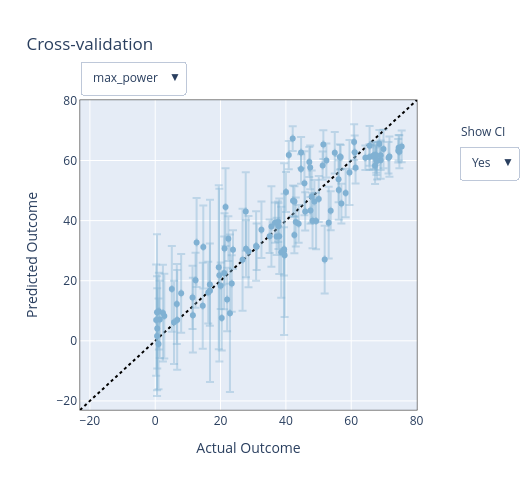

Source (notebook cell):
### Code cell
# Cross-validation plots
cv_results = cross_validate(model)
print('current r_squared is: ', al.calculate_r_squared(cv_results))
render(interact_cross_validation(cv_results))

### Figure 1 — Plotly figure (JSON) as saved in the notebook; plotly's stock layout.template omitted (floating-point values rounded to 4 significant figures)
{"data": [{"hoverinfo": "none", "line": {"color": "black", "dash": "dot", "width": 2}, "mode": "lines", "showlegend": false, "visible": true, "x": [-23.02, 80.14], "y": [-23.02, 80.14], "type": "scatter"}, {"error_x": {"array": [null, null, null, null, null, null, null, null, null, null, null, null, null, null, null, null, null, null, null, null, null, null, null, null, null, null, null, null, null, null, null, null, null, null, null, null, null, null, null, null, null, null, null, null, null, null, null, null, null, null, null, null, null, null, null, null, null, null, null, null, null, null, null, null, null, null, null, null, null, null, null, null, null, null, null, null, null, null, null, null, null, null, null, null, null, null, null, null, null, null, null, null, null, null, null, null, null, null, null, null, null, null, null, null, null, null, null, null, null, null], "color": "rgba(128,177,211,0.4)", "type": "data"}, "error_y": {"array": [11.54, 10.53, 13.68, 12.86, 13.12, 14.13, 11.84, 16.11, 11.27, 13.37, 11.94, 13.07, 15.09, 12.94, 8.091, 10.86, 9.463, 12.44, 8.154, 9.16, 8.694, 10.58, 10.27, 18.54, 9.383, 13.37, 19.91, 13.35, 26.21, 9.392, 8.037, 15.16, 11.74, 16.59, 12.77, 7.577, 9.148, 12.08, 13.85, 14.26, 4.448, 6.453, 7.681, 6.062, 6.661, 6.344, 9.373, 6.286, 7.076, 6.734, 6.615, 7.428, 12.57, 7.725, 6.685, 5.034, 5.546, 6.49, 7.639, 6.176, 30.29, 28.55, 28.76, 20.5, 16.98, 27.29, 14.82, 13.84, 25.94, 7.732, 3.414, 4.581, 6.132, 3.903, 4.684, 4.833, 4.89, 5.252, 6.189, 4.239, 6.064, 4.26, 5.132, 5.592, 7.291, 4.627, 4.094, 9.913, 4.487, 6.926, 4.097, 14.33, 5.299, 5.496, 4.22, 6.41, 4.52, 5.92, 5.183, 4.928, 3.997, 10.84, 5.017, 6.582, 4.765, 5.199, 6.688, 5.639, 10.64, 4.704], "color": "rgba(128,177,211,0.4)", "type": "data"}, "hoverinfo": "text", "marker": {"color": "rgba(128,177,211,1)"}, "mode": "markers", "name": "In-sample", "showlegend": true, "text": ["<b>Arm 0_0</b><br><br>Actual Outcome: 30.88 [nan, nan]<br>Predicted Outcome: 31.572 [20.030, 43.114]<br><br><em>Parameterization:</em><br>Pd: 0.202<br>Pt: 0.02<br>Cu: 0.007<br>Au: 0.095<br>Ir: 0.056<br>Ce: 0.146<br>Nb: 0.092", "<b>Arm 0_1</b><br><br>Actual Outcome: 11.42 [nan, nan]<br>Predicted Outcome: 14.452 [3.921, 24.984]<br><br><em>Parameterization:</em><br>Pd: 0.11<br>Pt: 0.052<br>Cu: 0.172<br>Au: 0.115<br>Ir: 0.122<br>Ce: 0.121<br>Nb: 0.273", "<b>Arm 0_2</b><br><br>Actual Outcome: 16.73 [nan, nan]<br>Predicted Outcome: 18.705 [5.027, 32.382]<br><br><em>Parameterization:</em><br>Pd: 0.159<br>Pt: 0.044<br>Cu: 0.032<br>Au: 0.021<br>Ir: 0.224<br>Ce: 0.305<br>Nb: 0.025", "<b>Arm 0_3</b><br><br>Actual Outcome: 1.412 [nan, nan]<br>Predicted Outcome: 7.127 [-5.736, 19.990]<br><br><em>Parameterization:</em><br>Pd: 0.024<br>Pt: 0.065<br>Cu: 0.159<br>Au: 0.298<br>Ir: 0.044<br>Ce: 0.185<br>Nb: 0.151", "<b>Arm 0_4</b><br><br>Actual Outcome: 7.948 [nan, nan]<br>Predicted Outcome: 15.79 [2.672, 28.907]<br><br><em>Parameterization:</em><br>Pd: 0.121<br>Pt: 0.227<br>Cu: 0.16<br>Au: 0.016<br>Ir: 0.131<br>Ce: 0.01<br>Nb: 0.167", "<b>Arm 0_5</b><br><br>Actual Outcome: 2.785 [nan, nan]<br>Predicted Outcome: 8.221 [-5.908, 22.349]<br><br><em>Parameterization:</em><br>Pd: 0.008<br>Pt: 0.033<br>Cu: 0.15<br>Au: 0.51<br>Ir: 0.075<br>Ce: 0.027<br>Nb: 0.112", "<b>Arm 0_6</b><br><br>Actual Outcome: 28.56 [nan, nan]<br>Predicted Outcome: 29.693 [17.853, 41.533]<br><br><em>Parameterization:</em><br>Pd: 0.223<br>Pt: 0.083<br>Cu: 0.206<br>Au: 0.183<br>Ir: 0.196<br>Ce: 0.0<br>Nb: 0.015", "<b>Arm 0_7</b><br><br>Actual Outcome: 2.365 [nan, nan]<br>Predicted Outcome: 9.228 [-6.881, 25.337]<br><br><em>Parameterization:</em><br>Pd: 0.006<br>Pt: 0.255<br>Cu: 0.01<br>Au: 0.068<br>Ir: 0.117<br>Ce: 0.227<br>Nb: 0.186", "<b>Arm 0_8</b><br><br>Actual Outcome: 51.88 [nan, nan]<br>Predicted Outcome: 27.051 [15.783, 38.319]<br><br><em>Parameterization:</em><br>Pd: 0.169<br>Pt: 0.186<br>Cu: 0.001<br>Au: 0.314<br>Ir: 0.143<br>Ce: 0.032<br>Nb: 0.107", "<b>Arm 0_9</b><br><br>Actual Outcome: 35.57 [nan, nan]<br>Predicted Outcome: 38.03 [24.663, 51.398]<br><br><em>Parameterization:</em><br>Pd: 0.25<br>Pt: 0.032<br>Cu: 0.054<br>Au: 0.475<br>Ir: 0.062<br>Ce: 0.065<br>Nb: 0.015", "<b>Arm 0_10</b><br><br>Actual Outcome: 53.11 [nan, nan]<br>Predicted Outcome: 39.313 [27.372, 51.255]<br><br><em>Parameterization:</em><br>Pd: 0.404<br>Pt: 0.05<br>Cu: 0.136<br>Au: 0.003<br>Ir: 0.327<br>Ce: 0.026<br>Nb: 0.006", "<b>Arm 0_11</b><br><br>Actual Outcome: 27.72 [nan, nan]<br>Predicted Outcome: 43.054 [29.980, 56.127]<br><br><em>Parameterization:</em><br>Pd: 0.229<br>Pt: 0.253<br>Cu: 0.037<br>Au: 0.221<br>Ir: 0.014<br>Ce: 0.049<br>Nb: 0.101", "<b>Arm 0_12</b><br><br>Actual Outcome: 1.007 [nan, nan]<br>Predicted Outcome: -1.026 [-16.113, 14.062]<br><br><em>Parameterization:</em><br>Pd: 0.008<br>Pt: 0.081<br>Cu: 0.249<br>Au: 0.028<br>Ir: 0.175<br>Ce: 0.213<br>Nb: 0.21", "<b>Arm 0_13</b><br><br>Actual Outcome: 21.53 [nan, nan]<br>Predicted Outcome: 44.512 [31.575, 57.450]<br><br><em>Parameterization:</em><br>Pd: 0.307<br>Pt: 0.111<br>Cu: 0.186<br>Au: 0.016<br>Ir: 0.08<br>Ce: 0.174<br>Nb: 0.016", "<b>Arm 0_14</b><br><br>Actual Outcome: 58.3 [nan, nan]<br>Predicted Outcome: 49.197 [41.106, 57.289]<br><br><em>Parameterization:</em><br>Pd: 0.381<br>Pt: 0.08<br>Cu: 0.009<br>Au: 0.004<br>Ir: 0.02<br>Ce: 0.086<br>Nb: 0.338", "<b>Arm 0_15</b><br><br>Actual Outcome: 20.36 [nan, nan]<br>Predicted Outcome: 7.599 [-3.258, 18.456]<br><br><em>Parameterization:</em><br>Pd: 0.033<br>Pt: 0.019<br>Cu: 0.042<br>Au: 0.194<br>Ir: 0.066<br>Ce: 0.078<br>Nb: 0.129", "<b>Arm 0_16</b><br><br>Actual Outcome: 27.79 [nan, nan]<br>Predicted Outcome: 30.644 [21.181, 40.108]<br><br><em>Parameterization:</em><br>Pd: 0.185<br>Pt: 0.17<br>Cu: 0.092<br>Au: 0.107<br>Ir: 0.013<br>Ce: 0.069<br>Nb: 0.033", "<b>Arm 0_17</b><br><br>Actual Outcome: 11.53 [nan, nan]<br>Predicted Outcome: 8.52 [-3.915, 20.956]<br><br><em>Parameterization:</em><br>Pd: 0.072<br>Pt: 0.01<br>Cu: 0.264<br>Au: 0.064<br>Ir: 0.186<br>Ce: 0.017<br>Nb: 0.022", "<b>Arm 0_18</b><br><br>Actual Outcome: 43.03 [nan, nan]<br>Predicted Outcome: 39.58 [31.426, 47.734]<br><br><em>Parameterization:</em><br>Pd: 0.266<br>Pt: 0.048<br>Cu: 0.105<br>Au: 0.198<br>Ir: 0.158<br>Ce: 0.036<br>Nb: 0.066", "<b>Arm 0_19</b><br><br>Actual Outcome: 12.35 [nan, nan]<br>Predicted Outcome: 20.186 [11.026, 29.346]<br><br><em>Parameterization:</em><br>Pd: 0.103<br>Pt: 0.085<br>Cu: 0.049<br>Au: 0.112<br>Ir: 0.288<br>Ce: 0.061<br>Nb: 0.074", "<b>Arm 1_0</b><br><br>Actual Outcome: 47.9 [nan, nan]<br>Predicted Outcome: 47.996 [39.303, 56.690]<br><br><em>Parameterization:</em><br>Pd: 0.381<br>Pt: 0.049<br>Cu: 0.128<br>Au: 0.067<br>Ir: 0.121<br>Ce: 0.076<br>Nb: 0.151", "<b>Arm 1_1</b><br><br>Actual Outcome: 22.02 [nan, nan]<br>Predicted Outcome: 13.762 [3.184, 24.340]<br><br><em>Parameterization:</em><br>Pd: 0.086<br>Pt: 0.019<br>Cu: 0.085<br>Au: 0.303<br>Ir: 0.266<br>Ce: 0.116<br>Nb: 0.068", "<b>Arm 1_2</b><br><br>Actual Outcome: 16.24 [nan, nan]<br>Predicted Outcome: 16.046 [5.777, 26.314]<br><br><em>Parameterization:</em><br>Pd: 0.129<br>Pt: 0.005<br>Cu: 0.211<br>Au: 0.075<br>Ir: 0.154<br>Ce: 0.041<br>Nb: 0.073", "<b>Arm 1_3</b><br><br>Actual Outcome: 0.296 [nan, nan]<br>Predicted Outcome: 6.893 [-11.646, 25.432]<br><br><em>Parameterization:</em><br>Pd: 0.019<br>Pt: 0.028<br>Cu: 0.117<br>Au: 0.001<br>Ir: 0.005<br>Ce: 0.331<br>Nb: 0.343", "<b>Arm 1_4</b><br><br>Actual Outcome: 32.52 [nan, nan]<br>Predicted Outcome: 36.942 [27.559, 46.325]<br><br><em>Parameterization:</em><br>Pd: 0.19<br>Pt: 0.142<br>Cu: 0.046<br>Au: 0.289<br>Ir: 0.19<br>Ce: 0.012<br>Nb: 0.03", "<b>Arm 1_5</b><br><br>Actual Outcome: 0.624 [nan, nan]<br>Predicted Outcome: 4.119 [-9.252, 17.490]<br><br><em>Parameterization:</em><br>Pd: 0.022<br>Pt: 0.132<br>Cu: 0.157<br>Au: 0.082<br>Ir: 0.328<br>Ce: 0.081<br>Nb: 0.017", "<b>Arm 1_6</b><br><br>Actual Outcome: 0.567 [nan, nan]<br>Predicted Outcome: 1.571 [-18.335, 21.476]<br><br><em>Parameterization:</em><br>Pd: 0.013<br>Pt: 0.303<br>Cu: 0.198<br>Au: 0.035<br>Ir: 0.043<br>Ce: 0.032<br>Nb: 0.307", "<b>Arm 1_7</b><br><br>Actual Outcome: 6.613 [nan, nan]<br>Predicted Outcome: 12.247 [-1.100, 25.593]<br><br><em>Parameterization:</em><br>Pd: 0.021<br>Pt: 0.087<br>Cu: 0.067<br>Au: 0.47<br>Ir: 0.138<br>Ce: 0.004<br>Nb: 0.152", "<b>Arm 1_8</b><br><br>Actual Outcome: 22.88 [nan, nan]<br>Predicted Outcome: 9.173 [-17.041, 35.388]<br><br><em>Parameterization:</em><br>Pd: 0.045<br>Pt: 0.019<br>Cu: 0.012<br>Au: 0.116<br>Ir: 0.14<br>Ce: 0.594<br>Nb: 0.02", "<b>Arm 1_9</b><br><br>Actual Outcome: 23.43 [nan, nan]<br>Predicted Outcome: 19.06 [9.668, 28.452]<br><br><em>Parameterization:</em><br>Pd: 0.121<br>Pt: 0.126<br>Cu: 0.063<br>Au: 0.021<br>Ir: 0.035<br>Ce: 0.128<br>Nb: 0.165", "<b>Arm 1_10</b><br><br>Actual Outcome: 39.39 [nan, nan]<br>Predicted Outcome: 29.78 [21.743, 37.817]<br><br><em>Parameterization:</em><br>Pd: 0.169<br>Pt: 0.071<br>Cu: 0.042<br>Au: 0.215<br>Ir: 0.105<br>Ce: 0.135<br>Nb: 0.045", "<b>Arm 1_11</b><br><br>Actual Outcome: 38.58 [nan, nan]<br>Predicted Outcome: 29.478 [14.321, 44.635]<br><br><em>Parameterization:</em><br>Pd: 0.275<br>Pt: 0.151<br>Cu: 0.05<br>Au: 0.066<br>Ir: 0.027<br>Ce: 0.316<br>Nb: 0.004", "<b>Arm 1_12</b><br><br>Actual Outcome: 21.22 [nan, nan]<br>Predicted Outcome: 30.697 [18.958, 42.436]<br><br><em>Parameterization:</em><br>Pd: 0.199<br>Pt: 0.098<br>Cu: 0.002<br>Au: 0.128<br>Ir: 0.178<br>Ce: 0.293<br>Nb: 0.08", "<b>Arm 1_13</b><br><br>Actual Outcome: 6.728 [nan, nan]<br>Predicted Outcome: 6.944 [-9.649, 23.538]<br><br><em>Parameterization:</em><br>Pd: 0.016<br>Pt: 0.138<br>Cu: 0.013<br>Au: 0.152<br>Ir: 0.055<br>Ce: 0.054<br>Nb: 0.534", "<b>Arm 1_14</b><br><br>Actual Outcome: 1.108 [nan, nan]<br>Predicted Outcome: 9.86 [-2.910, 22.629]<br><br><em>Parameterization:</em><br>Pd: 0.01<br>Pt: 0.075<br>Cu: 0.01<br>Au: 0.028<br>Ir: 0.019<br>Ce: 0.108<br>Nb: 0.228", "<b>Arm 1_15</b><br><br>Actual Outcome: 37.73 [nan, nan]<br>Predicted Outcome: 38.162 [30.585, 45.740]<br><br><em>Parameterization:</em><br>Pd: 0.217<br>Pt: 0.131<br>Cu: 0.095<br>Au: 0.209<br>Ir: 0.09<br>Ce: 0.1<br>Nb: 0.106", "<b>Arm 1_16</b><br><br>Actual Outcome: 48.16 [nan, nan]<br>Predicted Outcome: 39.986 [30.837, 49.134]<br><br><em>Parameterization:</em><br>Pd: 0.265<br>Pt: 0.119<br>Cu: 0.08<br>Au: 0.021<br>Ir: 0.237<br>Ce: 0.01<br>Nb: 0.056", "<b>Arm 1_17</b><br><br>Actual Outcome: 21.1 [nan, nan]<br>Predicted Outcome: 22.603 [10.522, 34.683]<br><br><em>Parameterization:</em><br>Pd: 0.153<br>Pt: 0.018<br>Cu: 0.147<br>Au: 0.423<br>Ir: 0.003<br>Ce: 0.066<br>Nb: 0.055", "<b>Arm 1_18</b><br><br>Actual Outcome: 5.759 [nan, nan]<br>Predicted Outcome: 6.147 [-7.705, 19.999]<br><br><em>Parameterization:</em><br>Pd: 0.041<br>Pt: 0.029<br>Cu: 0.269<br>Au: 0.039<br>Ir: 0.367<br>Ce: 0.066<br>Nb: 0.133", "<b>Arm 1_19</b><br><br>Actual Outcome: 5.087 [nan, nan]<br>Predicted Outcome: 17.262 [3.001, 31.524]<br><br><em>Parameterization:</em><br>Pd: 0.071<br>Pt: 0.007<br>Cu: 0.025<br>Au: 0.199<br>Ir: 0.389<br>Ce: 0.028<br>Nb: 0.054", "<b>Arm 2_0</b><br><br>Actual Outcome: 47.53 [nan, nan]<br>Predicted Outcome: 43.397 [38.950, 47.845]<br><br><em>Parameterization:</em><br>Pd: 0.411<br>Pt: 0.064<br>Cu: 0.0<br>Au: 0.052<br>Ir: 0.192<br>Ce: 0.0<br>Nb: 0.229", "<b>Arm 2_1</b><br><br>Actual Outcome: 23.81 [nan, nan]<br>Predicted Outcome: 30.342 [23.889, 36.795]<br><br><em>Parameterization:</em><br>Pd: 0.429<br>Pt: 0.0<br>Cu: 0.0<br>Au: 0.0<br>Ir: 0.152<br>Ce: 0.0<br>Nb: 0.172", "<b>Arm 2_2</b><br><br>Actual Outcome: 56.13 [nan, nan]<br>Predicted Outcome: 53.791 [46.110, 61.472]<br><br><em>Parameterization:</em><br>Pd: 0.431<br>Pt: 0.146<br>Cu: 0.0<br>Au: 0.0<br>Ir: 0.209<br>Ce: 0.0<br>Nb: 0.214", "<b>Arm 2_3</b><br><br>Actual Outcome: 42.6 [nan, nan]<br>Predicted Outcome: 35.202 [29.140, 41.263]<br><br><em>Parameterization:</em><br>Pd: 0.399<br>Pt: 0.016<br>Cu: 0.0<br>Au: 0.084<br>Ir: 0.184<br>Ce: 0.0<br>Nb: 0.317", "<b>Arm 2_4</b><br><br>Actual Outcome: 40.03 [nan, nan]<br>Predicted Outcome: 49.515 [42.854, 56.177]<br><br><em>Parameterization:</em><br>Pd: 0.409<br>Pt: 0.09<br>Cu: 0.0<br>Au: 0.137<br>Ir: 0.227<br>Ce: 0.0<br>Nb: 0.136", "<b>Arm 2_5</b><br><br>Actual Outcome: 45.91 [nan, nan]<br>Predicted Outcome: 43.056 [36.712, 49.400]<br><br><em>Parameterization:</em><br>Pd: 0.402<br>Pt: 0.072<br>Cu: 0.0<br>Au: 0.0<br>Ir: 0.256<br>Ce: 0.0<br>Nb: 0.269", "<b>Arm 2_6</b><br><br>Actual Outcome: 49.25 [nan, nan]<br>Predicted Outcome: 39.87 [30.496, 49.243]<br><br><em>Parameterization:</em><br>Pd: 0.294<br>Pt: 0.11<br>Cu: 0.17<br>Au: 0.0<br>Ir: 0.173<br>Ce: 0.094<br>Nb: 0.158", "<b>Arm 2_7</b><br><br>Actual Outcome: 43.91 [nan, nan]<br>Predicted Outcome: 38.943 [32.658, 45.229]<br><br><em>Parameterization:</em><br>Pd: 0.457<br>Pt: 0.046<br>Cu: 0.0<br>Au: 0.081<br>Ir: 0.118<br>Ce: 0.0<br>Nb: 0.297", "<b>Arm 2_8</b><br><br>Actual Outcome: 48.72 [nan, nan]<br>Predicted Outcome: 46.403 [39.327, 53.479]<br><br><em>Parameterization:</em><br>Pd: 0.467<br>Pt: 0.062<br>Cu: 0.0<br>Au: 0.0<br>Ir: 0.162<br>Ce: 0.079<br>Nb: 0.23", "<b>Arm 2_9</b><br><br>Actual Outcome: 37.66 [nan, nan]<br>Predicted Outcome: 39.594 [32.860, 46.328]<br><br><em>Parameterization:</em><br>Pd: 0.389<br>Pt: 0.046<br>Cu: 0.0<br>Au: 0.0<br>Ir: 0.15<br>Ce: 0.0<br>Nb: 0.362", "<b>Arm 2_10</b><br><br>Actual Outcome: 56.99 [nan, nan]<br>Predicted Outcome: 45.695 [39.080, 52.310]<br><br><em>Parameterization:</em><br>Pd: 0.439<br>Pt: 0.059<br>Cu: 0.0<br>Au: 0.165<br>Ir: 0.153<br>Ce: 0.046<br>Nb: 0.138", "<b>Arm 2_11</b><br><br>Actual Outcome: 22.39 [nan, nan]<br>Predicted Outcome: 34.002 [26.574, 41.431]<br><br><em>Parameterization:</em><br>Pd: 0.405<br>Pt: 0.015<br>Cu: 0.0<br>Au: 0.0<br>Ir: 0.254<br>Ce: 0.0<br>Nb: 0.058", "<b>Arm 2_12</b><br><br>Actual Outcome: 37.97 [nan, nan]<br>Predicted Outcome: 34.775 [22.204, 47.346]<br><br><em>Parameterization:</em><br>Pd: 0.346<br>Pt: 0.011<br>Cu: 0.0<br>Au: 0.181<br>Ir: 0.024<br>Ce: 0.0<br>Nb: 0.439", "<b>Arm 2_13</b><br><br>Actual Outcome: 31.05 [nan, nan]<br>Predicted Outcome: 31.306 [23.581, 39.031]<br><br><em>Parameterization:</em><br>Pd: 0.429<br>Pt: 0.0<br>Cu: 0.0<br>Au: 0.0<br>Ir: 0.264<br>Ce: 0.015<br>Nb: 0.291", "<b>Arm 2_14</b><br><br>Actual Outcome: 36.66 [nan, nan]<br>Predicted Outcome: 39.312 [32.627, 45.997]<br><br><em>Parameterization:</em><br>Pd: 0.376<br>Pt: 0.043<br>Cu: 0.0<br>Au: 0.014<br>Ir: 0.124<br>Ce: 0.0<br>Nb: 0.147", "<b>Arm 2_15</b><br><br>Actual Outcome: 42.62 [nan, nan]<br>Predicted Outcome: 46.378 [41.344, 51.412]<br><br><em>Parameterization:</em><br>Pd: 0.414<br>Pt: 0.055<br>Cu: 0.0<br>Au: 0.062<br>Ir: 0.208<br>Ce: 0.049<br>Nb: 0.211", "<b>Arm 2_16</b><br><br>Actual Outcome: 35.03 [nan, nan]<br>Predicted Outcome: 34.804 [29.259, 40.350]<br><br><em>Parameterization:</em><br>Pd: 0.408<br>Pt: 0.008<br>Cu: 0.0<br>Au: 0.037<br>Ir: 0.212<br>Ce: 0.027<br>Nb: 0.193", "<b>Arm 2_17</b><br><br>Actual Outcome: 53.72 [nan, nan]<br>Predicted Outcome: 43.278 [36.787, 49.768]<br><br><em>Parameterization:</em><br>Pd: 0.444<br>Pt: 0.081<br>Cu: 0.0<br>Au: 0.001<br>Ir: 0.148<br>Ce: 0.005<br>Nb: 0.1", "<b>Arm 2_18</b><br><br>Actual Outcome: 50.07 [nan, nan]<br>Predicted Outcome: 47.211 [39.572, 54.849]<br><br><em>Parameterization:</em><br>Pd: 0.292<br>Pt: 0.109<br>Cu: 0.074<br>Au: 0.111<br>Ir: 0.271<br>Ce: 0.054<br>Nb: 0.085", "<b>Arm 2_19</b><br><br>Actual Outcome: 37.16 [nan, nan]<br>Predicted Outcome: 34.742 [28.567, 40.918]<br><br><em>Parameterization:</em><br>Pd: 0.384<br>Pt: 0.01<br>Cu: 0.0<br>Au: 0.091<br>Ir: 0.215<br>Ce: 0.0<br>Nb: 0.173", "<b>Arm 3_0</b><br><br>Actual Outcome: 16.77 [nan, nan]<br>Predicted Outcome: 16.622 [-13.668, 46.912]<br><br><em>Parameterization:</em><br>Pd: 1.0<br>Pt: 0.0<br>Cu: 0.0<br>Au: 0.0<br>Ir: 0.0<br>Ce: 0.0<br>Nb: 0.0", "<b>Arm 3_1</b><br><br>Actual Outcome: 39.46 [nan, nan]<br>Predicted Outcome: 30.508 [1.954, 59.063]<br><br><em>Parameterization:</em><br>Pd: 0.5<br>Pt: 0.5<br>Cu: 0.0<br>Au: 0.0<br>Ir: 0.0<br>Ce: 0.0<br>Nb: 0.0", "<b>Arm 3_2</b><br><br>Actual Outcome: 19.64 [nan, nan]<br>Predicted Outcome: 21.849 [-6.912, 50.610]<br><br><em>Parameterization:</em><br>Pd: 0.5<br>Pt: 0.0<br>Cu: 0.5<br>Au: 0.0<br>Ir: 0.0<br>Ce: 0.0<br>Nb: 0.0", "<b>Arm 3_3</b><br><br>Actual Outcome: 39.61 [nan, nan]<br>Predicted Outcome: 28.438 [7.937, 48.939]<br><br><em>Parameterization:</em><br>Pd: 0.5<br>Pt: 0.0<br>Cu: 0.0<br>Au: 0.5<br>Ir: 0.0<br>Ce: 0.0<br>Nb: 0.0", "<b>Arm 3_4</b><br><br>Actual Outcome: 26.74 [nan, nan]<br>Predicted Outcome: 26.989 [10.009, 43.969]<br><br><em>Parameterization:</em><br>Pd: 0.5<br>Pt: 0.0<br>Cu: 0.0<br>Au: 0.0<br>Ir: 0.5<br>Ce: 0.0<br>Nb: 0.0", "<b>Arm 3_5</b><br><br>Actual Outcome: 19.45 [nan, nan]<br>Predicted Outcome: 24.469 [-2.819, 51.758]<br><br><em>Parameterization:</em><br>Pd: 0.5<br>Pt: 0.0<br>Cu: 0.0<br>Au: 0.0<br>Ir: 0.0<br>Ce: 0.5<br>Nb: 0.0", "<b>Arm 3_6</b><br><br>Actual Outcome: 12.67 [nan, nan]<br>Predicted Outcome: 32.707 [17.885, 47.528]<br><br><em>Parameterization:</em><br>Pd: 0.5<br>Pt: 0.0<br>Cu: 0.0<br>Au: 0.0<br>Ir: 0.0<br>Ce: 0.0<br>Nb: 0.5", "<b>Arm 3_7</b><br><br>Actual Outcome: 14.72 [nan, nan]<br>Predicted Outcome: 31.218 [17.380, 45.056]<br><br><em>Parameterization:</em><br>Pd: 0.5<br>Pt: 0.0<br>Cu: 0.0<br>Au: 0.0<br>Ir: 0.0<br>Ce: 0.0<br>Nb: 0.0", "<b>Arm 3_8</b><br><br>Actual Outcome: 0.545 [nan, nan]<br>Predicted Outcome: 9.502 [-16.438, 35.443]<br><br><em>Parameterization:</em><br>Pd: 0.0<br>Pt: 0.0<br>Cu: 0.0<br>Au: 0.0<br>Ir: 0.0<br>Ce: 0.0<br>Nb: 1.0", "<b>Arm 3_9</b><br><br>Actual Outcome: 20.05 [nan, nan]<br>Predicted Outcome: 18.351 [10.619, 26.083]<br><br><em>Parameterization:</em><br>Pd: 0.125<br>Pt: 0.125<br>Cu: 0.125<br>Au: 0.125<br>Ir: 0.125<br>Ce: 0.125<br>Nb: 0.125", "<b>Arm 4_0</b><br><br>Actual Outcome: 67.55 [nan, nan]<br>Predicted Outcome: 61.873 [58.459, 65.287]<br><br><em>Parameterization:</em><br>Pd: 0.421<br>Pt: 0.135<br>Cu: 0.032<br>Au: 0.072<br>Ir: 0.067<br>Ce: 0.078<br>Nb: 0.195", "<b>Arm 4_1</b><br><br>Actual Outcome: 67.66 [nan, nan]<br>Predicted Outcome: 60.501 [55.919, 65.082]<br><br><em>Parameterization:</em><br>Pd: 0.433<br>Pt: 0.137<br>Cu: 0.067<br>Au: 0.0<br>Ir: 0.125<br>Ce: 0.049<br>Nb: 0.188", "<b>Arm 4_2</b><br><br>Actual Outcome: 69.02 [nan, nan]<br>Predicted Outcome: 60.092 [53.961, 66.224]<br><br><em>Parameterization:</em><br>Pd: 0.42<br>Pt: 0.137<br>Cu: 0.0<br>Au: 0.14<br>Ir: 0.015<br>Ce: 0.097<br>Nb: 0.191", "<b>Arm 4_3</b><br><br>Actual Outcome: 74.4 [nan, nan]<br>Predicted Outcome: 63.237 [59.334, 67.140]<br><br><em>Parameterization:</em><br>Pd: 0.454<br>Pt: 0.147<br>Cu: 0.019<br>Au: 0.019<br>Ir: 0.055<br>Ce: 0.106<br>Nb: 0.2", "<b>Arm 4_4</b><br><br>Actual Outcome: 40.89 [nan, nan]<br>Predicted Outcome: 61.798 [57.113, 66.482]<br><br><em>Parameterization:</em><br>Pd: 0.417<br>Pt: 0.132<br>Cu: 0.038<br>Au: 0.114<br>Ir: 0.04<br>Ce: 0.05<br>Nb: 0.209", "<b>Arm 4_5</b><br><br>Actual Outcome: 67.7 [nan, nan]<br>Predicted Outcome: 60.012 [55.179, 64.844]<br><br><em>Parameterization:</em><br>Pd: 0.389<br>Pt: 0.134<br>Cu: 0.016<br>Au: 0.112<br>Ir: 0.06<br>Ce: 0.082<br>Nb: 0.206", "<b>Arm 4_6</b><br><br>Actual Outcome: 69.02 [nan, nan]<br>Predicted Outcome: 61.742 [56.853, 66.632]<br><br><em>Parameterization:</em><br>Pd: 0.446<br>Pt: 0.141<br>Cu: 0.037<br>Au: 0.079<br>Ir: 0.115<br>Ce: 0.099<br>Nb: 0.085", "<b>Arm 4_7</b><br><br>Actual Outcome: 71.42 [nan, nan]<br>Predicted Outcome: 60.934 [55.682, 66.187]<br><br><em>Parameterization:</em><br>Pd: 0.431<br>Pt: 0.145<br>Cu: 0.06<br>Au: 0.0<br>Ir: 0.178<br>Ce: 0.08<br>Nb: 0.107", "<b>Arm 4_8</b><br><br>Actual Outcome: 67.91 [nan, nan]<br>Predicted Outcome: 59.833 [53.645, 66.022]<br><br><em>Parameterization:</em><br>Pd: 0.482<br>Pt: 0.144<br>Cu: 0.068<br>Au: 0.0<br>Ir: 0.096<br>Ce: 0.038<br>Nb: 0.172", "<b>Arm 4_9</b><br><br>Actual Outcome: 65.59 [nan, nan]<br>Predicted Outcome: 61.176 [56.937, 65.415]<br><br><em>Parameterization:</em><br>Pd: 0.402<br>Pt: 0.14<br>Cu: 0.034<br>Au: 0.023<br>Ir: 0.071<br>Ce: 0.073<br>Nb: 0.256", "<b>Arm 4_10</b><br><br>Actual Outcome: 67.3 [nan, nan]<br>Predicted Outcome: 58.239 [52.175, 64.304]<br><br><em>Parameterization:</em><br>Pd: 0.472<br>Pt: 0.141<br>Cu: 0.035<br>Au: 0.058<br>Ir: 0.0<br>Ce: 0.039<br>Nb: 0.255", "<b>Arm 4_11</b><br><br>Actual Outcome: 56.54 [nan, nan]<br>Predicted Outcome: 61.162 [56.902, 65.422]<br><br><em>Parameterization:</em><br>Pd: 0.445<br>Pt: 0.122<br>Cu: 0.047<br>Au: 0.089<br>Ir: 0.05<br>Ce: 0.078<br>Nb: 0.169", "<b>Arm 4_12</b><br><br>Actual Outcome: 42.19 [nan, nan]<br>Predicted Outcome: 46.595 [41.463, 51.727]<br><br><em>Parameterization:</em><br>Pd: 0.375<br>Pt: 0.072<br>Cu: 0.011<br>Au: 0.083<br>Ir: 0.189<br>Ce: 0.0<br>Nb: 0.215", "<b>Arm 4_13</b><br><br>Actual Outcome: 61.06 [nan, nan]<br>Predicted Outcome: 62.762 [57.169, 68.354]<br><br><em>Parameterization:</em><br>Pd: 0.41<br>Pt: 0.164<br>Cu: 0.001<br>Au: 0.006<br>Ir: 0.076<br>Ce: 0.078<br>Nb: 0.264", "<b>Arm 4_14</b><br><br>Actual Outcome: 47.44 [nan, nan]<br>Predicted Outcome: 57.703 [50.411, 64.994]<br><br><em>Parameterization:</em><br>Pd: 0.415<br>Pt: 0.13<br>Cu: 0.093<br>Au: 0.0<br>Ir: 0.158<br>Ce: 0.0<br>Nb: 0.204", "<b>Arm 4_15</b><br><br>Actual Outcome: 66.67 [nan, nan]<br>Predicted Outcome: 61.483 [56.856, 66.110]<br><br><em>Parameterization:</em><br>Pd: 0.417<br>Pt: 0.133<br>Cu: 0.03<br>Au: 0.041<br>Ir: 0.025<br>Ce: 0.097<br>Nb: 0.257", "<b>Arm 4_16</b><br><br>Actual Outcome: 64.33 [nan, nan]<br>Predicted Outcome: 60.937 [56.843, 65.032]<br><br><em>Parameterization:</em><br>Pd: 0.416<br>Pt: 0.144<br>Cu: 0.04<br>Au: 0.081<br>Ir: 0.1<br>Ce: 0.048<br>Nb: 0.17", "<b>Arm 4_17</b><br><br>Actual Outcome: 56.19 [nan, nan]<br>Predicted Outcome: 50.161 [40.248, 60.073]<br><br><em>Parameterization:</em><br>Pd: 0.397<br>Pt: 0.112<br>Cu: 0.116<br>Au: 0.079<br>Ir: 0.0<br>Ce: 0.003<br>Nb: 0.292", "<b>Arm 4_18</b><br><br>Actual Outcome: 66.97 [nan, nan]<br>Predicted Outcome: 61.778 [57.291, 66.264]<br><br><em>Parameterization:</em><br>Pd: 0.406<br>Pt: 0.142<br>Cu: 0.039<br>Au: 0.0<br>Ir: 0.084<br>Ce: 0.083<br>Nb: 0.247", "<b>Arm 4_19</b><br><br>Actual Outcome: 54.97 [nan, nan]<br>Predicted Outcome: 62.576 [55.650, 69.502]<br><br><em>Parameterization:</em><br>Pd: 0.435<br>Pt: 0.137<br>Cu: 0.006<br>Au: 0.135<br>Ir: 0.051<br>Ce: 0.129<br>Nb: 0.107", "<b>Arm 5_0</b><br><br>Actual Outcome: 42.09 [nan, nan]<br>Predicted Outcome: 67.297 [63.200, 71.395]<br><br><em>Parameterization:</em><br>Pd: 0.468<br>Pt: 0.173<br>Cu: 0.025<br>Au: 0.0<br>Ir: 0.093<br>Ce: 0.104<br>Nb: 0.138", "<b>Arm 5_1</b><br><br>Actual Outcome: 14.55 [nan, nan]<br>Predicted Outcome: 11.65 [-2.676, 25.976]<br><br><em>Parameterization:</em><br>Pd: 0.07<br>Pt: 0.25<br>Cu: 0.042<br>Au: 0.144<br>Ir: 0.236<br>Ce: 0.211<br>Nb: 0.036", "<b>Arm 5_2</b><br><br>Actual Outcome: 75.45 [nan, nan]<br>Predicted Outcome: 64.698 [59.398, 69.997]<br><br><em>Parameterization:</em><br>Pd: 0.487<br>Pt: 0.185<br>Cu: 0.018<br>Au: 0.0<br>Ir: 0.037<br>Ce: 0.106<br>Nb: 0.168", "<b>Arm 5_3</b><br><br>Actual Outcome: 74.75 [nan, nan]<br>Predicted Outcome: 62.937 [57.441, 68.433]<br><br><em>Parameterization:</em><br>Pd: 0.463<br>Pt: 0.175<br>Cu: 0.019<br>Au: 0.0<br>Ir: 0.15<br>Ce: 0.105<br>Nb: 0.089", "<b>Arm 5_4</b><br><br>Actual Outcome: 74.51 [nan, nan]<br>Predicted Outcome: 64.254 [60.034, 68.474]<br><br><em>Parameterization:</em><br>Pd: 0.446<br>Pt: 0.163<br>Cu: 0.018<br>Au: 0.0<br>Ir: 0.096<br>Ce: 0.114<br>Nb: 0.163", "<b>Arm 5_5</b><br><br>Actual Outcome: 69.88 [nan, nan]<br>Predicted Outcome: 63.869 [57.459, 70.278]<br><br><em>Parameterization:</em><br>Pd: 0.497<br>Pt: 0.182<br>Cu: 0.049<br>Au: 0.0<br>Ir: 0.101<br>Ce: 0.097<br>Nb: 0.074", "<b>Arm 5_6</b><br><br>Actual Outcome: 68.62 [nan, nan]<br>Predicted Outcome: 65.605 [61.085, 70.126]<br><br><em>Parameterization:</em><br>Pd: 0.47<br>Pt: 0.17<br>Cu: 0.045<br>Au: 0.0<br>Ir: 0.05<br>Ce: 0.107<br>Nb: 0.158", "<b>Arm 5_7</b><br><br>Actual Outcome: 60.89 [nan, nan]<br>Predicted Outcome: 66.121 [60.201, 72.041]<br><br><em>Parameterization:</em><br>Pd: 0.464<br>Pt: 0.193<br>Cu: 0.0<br>Au: 0.0<br>Ir: 0.096<br>Ce: 0.115<br>Nb: 0.132", "<b>Arm 5_8</b><br><br>Actual Outcome: 61.33 [nan, nan]<br>Predicted Outcome: 57.564 [52.380, 62.747]<br><br><em>Parameterization:</em><br>Pd: 0.418<br>Pt: 0.105<br>Cu: 0.076<br>Au: 0.099<br>Ir: 0.09<br>Ce: 0.064<br>Nb: 0.149", "<b>Arm 5_9</b><br><br>Actual Outcome: 44.63 [nan, nan]<br>Predicted Outcome: 57.17 [52.242, 62.098]<br><br><em>Parameterization:</em><br>Pd: 0.429<br>Pt: 0.126<br>Cu: 0.016<br>Au: 0.08<br>Ir: 0.16<br>Ce: 0.02<br>Nb: 0.159", "<b>Arm 5_10</b><br><br>Actual Outcome: 56.78 [nan, nan]<br>Predicted Outcome: 61.194 [57.196, 65.191]<br><br><em>Parameterization:</em><br>Pd: 0.409<br>Pt: 0.124<br>Cu: 0.039<br>Au: 0.026<br>Ir: 0.118<br>Ce: 0.089<br>Nb: 0.195", "<b>Arm 5_11</b><br><br>Actual Outcome: 59.47 [nan, nan]<br>Predicted Outcome: 56.029 [45.194, 66.865]<br><br><em>Parameterization:</em><br>Pd: 0.341<br>Pt: 0.225<br>Cu: 0.0<br>Au: 0.026<br>Ir: 0.108<br>Ce: 0.126<br>Nb: 0.173", "<b>Arm 5_12</b><br><br>Actual Outcome: 47.17 [nan, nan]<br>Predicted Outcome: 59.523 [54.507, 64.540]<br><br><em>Parameterization:</em><br>Pd: 0.413<br>Pt: 0.121<br>Cu: 0.028<br>Au: 0.039<br>Ir: 0.202<br>Ce: 0.075<br>Nb: 0.12", "<b>Arm 5_13</b><br><br>Actual Outcome: 65.63 [nan, nan]<br>Predicted Outcome: 64.878 [58.296, 71.459]<br><br><em>Parameterization:</em><br>Pd: 0.511<br>Pt: 0.188<br>Cu: 0.032<br>Au: 0.0<br>Ir: 0.042<br>Ce: 0.11<br>Nb: 0.117", "<b>Arm 5_14</b><br><br>Actual Outcome: 51.47 [nan, nan]<br>Predicted Outcome: 65.295 [60.530, 70.060]<br><br><em>Parameterization:</em><br>Pd: 0.485<br>Pt: 0.161<br>Cu: 0.029<br>Au: 0.0<br>Ir: 0.107<br>Ce: 0.109<br>Nb: 0.109", "<b>Arm 5_15</b><br><br>Actual Outcome: 44.65 [nan, nan]<br>Predicted Outcome: 62.645 [57.446, 67.845]<br><br><em>Parameterization:</em><br>Pd: 0.445<br>Pt: 0.141<br>Cu: 0.02<br>Au: 0.035<br>Ir: 0.005<br>Ce: 0.065<br>Nb: 0.29", "<b>Arm 5_16</b><br><br>Actual Outcome: 71.7 [nan, nan]<br>Predicted Outcome: 61.302 [54.614, 67.990]<br><br><em>Parameterization:</em><br>Pd: 0.508<br>Pt: 0.167<br>Cu: 0.018<br>Au: 0.0<br>Ir: 0.0<br>Ce: 0.083<br>Nb: 0.223", "<b>Arm 5_17</b><br><br>Actual Outcome: 52.4 [nan, nan]<br>Predicted Outcome: 60.016 [54.377, 65.655]<br><br><em>Parameterization:</em><br>Pd: 0.355<br>Pt: 0.153<br>Cu: 0.06<br>Au: 0.048<br>Ir: 0.136<br>Ce: 0.084<br>Nb: 0.164", "<b>Arm 5_18</b><br><br>Actual Outcome: 45.68 [nan, nan]<br>Predicted Outcome: 52.433 [41.789, 63.077]<br><br><em>Parameterization:</em><br>Pd: 0.526<br>Pt: 0.082<br>Cu: 0.046<br>Au: 0.039<br>Ir: 0.0<br>Ce: 0.132<br>Nb: 0.176", "<b>Arm 5_19</b><br><br>Actual Outcome: 51.26 [nan, nan]<br>Predicted Outcome: 58.313 [53.609, 63.016]<br><br><em>Parameterization:</em><br>Pd: 0.456<br>Pt: 0.125<br>Cu: 0.0<br>Au: 0.035<br>Ir: 0.089<br>Ce: 0.051<br>Nb: 0.244"], "visible": true, "x": [30.88, 11.42, 16.73, 1.412, 7.948, 2.785, 28.56, 2.365, 51.88, 35.57, 53.11, 27.72, 1.007, 21.53, 58.3, 20.36, 27.79, 11.53, 43.03, 12.35, 47.9, 22.02, 16.24, 0.2964, 32.52, 0.6244, 0.5673, 6.613, 22.88, 23.43, 39.39, 38.58, 21.22, 6.728, 1.108, 37.73, 48.16, 21.1, 5.759, 5.087, 47.53, 23.81, 56.13, 42.6, 40.03, 45.91, 49.25, 43.91, 48.72, 37.66, 56.99, 22.39, 37.97, 31.05, 36.66, 42.62, 35.03, 53.72, 50.07, 37.16, 16.77, 39.46, 19.64, 39.61, 26.74, 19.45, 12.67, 14.72, 0.545, 20.05, 67.55, 67.66, 69.02, 74.4, 40.89, 67.7, 69.02, 71.42, 67.91, 65.59, 67.3, 56.54, 42.19, 61.06, 47.44, 66.67, 64.33, 56.19, 66.97, 54.97, 42.09, 14.55, 75.45, 74.75, 74.51, 69.88, 68.62, 60.89, 61.33, 44.63, 56.78, 59.47, 47.17, 65.63, 51.47, 44.65, 71.7, 52.4, 45.68, 51.26], "y": [31.57, 14.45, 18.7, 7.127, 15.79, 8.221, 29.69, 9.228, 27.05, 38.03, 39.31, 43.05, -1.026, 44.51, 49.2, 7.599, 30.64, 8.52, 39.58, 20.19, 48.0, 13.76, 16.05, 6.893, 36.94, 4.119, 1.571, 12.25, 9.173, 19.06, 29.78, 29.48, 30.7, 6.944, 9.86, 38.16, 39.99, 22.6, 6.147, 17.26, 43.4, 30.34, 53.79, 35.2, 49.52, 43.06, 39.87, 38.94, 46.4, 39.59, 45.7, 34.0, 34.78, 31.31, 39.31, 46.38, 34.8, 43.28, 47.21, 34.74, 16.62, 30.51, 21.85, 28.44, 26.99, 24.47, 32.71, 31.22, 9.502, 18.35, 61.87, 60.5, 60.09, 63.24, 61.8, 60.01, 61.74, 60.93, 59.83, 61.18, 58.24, 61.16, 46.6, 62.76, 57.7, 61.48, 60.94, 50.16, 61.78, 62.58, 67.3, 11.65, 64.7, 62.94, 64.25, 63.87, 65.61, 66.12, 57.56, 57.17, 61.19, 56.03, 59.52, 64.88, 65.29, 62.65, 61.3, 60.02, 52.43, 58.31], "type": "scatter"}], "layout": {"annotations": [{"showarrow": false, "text": "Show CI", "x": 1.125, "xanchor": "left", "xref": "paper", "y": 0.9, "yanchor": "middle", "yref": "paper"}], "height": 500, "hovermode": "closest", "margin": {"b": 90}, "showlegend": false, "title": {"text": "Cross-validation"}, "updatemenus": [{"buttons": [{"args": [{"visible": [true, true]}, {"xaxis.range": [-23.02, 80.14], "yaxis.range": [-23.02, 80.14]}], "label": "max_power", "method": "update"}], "x": 0, "xanchor": "left", "y": 1.125, "yanchor": "top"}, {"buttons": [{"args": [{"error_x.width": 4, "error_x.thickness": 2, "error_y.width": 4, "error_y.thickness": 2}], "label": "Yes", "method": "restyle"}, {"args": [{"error_x.width": 0, "error_x.thickness": 0, "error_y.width": 0, "error_y.thickness": 0}], "label": "No", "method": "restyle"}], "x": 1.125, "xanchor": "left", "y": 0.8, "yanchor": "middle"}], "width": 530, "xaxis": {"linecolor": "black", "linewidth": 0.5, "mirror": true, "range": [-23.02, 80.14], "title": {"text": "Actual Outcome"}, "zeroline": false}, "yaxis": {"linecolor": "black", "linewidth": 0.5, "mirror": true, "range": [-23.02, 80.14], "title": {"text": "Predicted Outcome"}, "zeroline": false}}}
